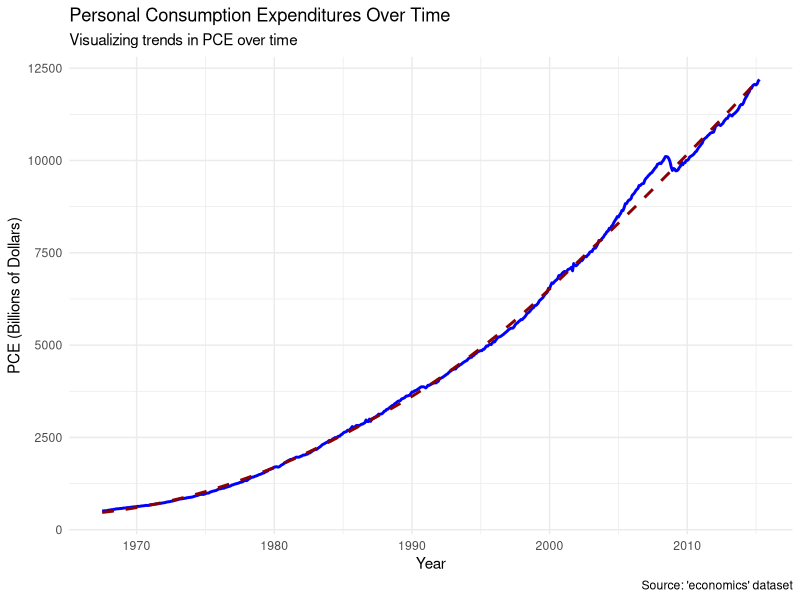
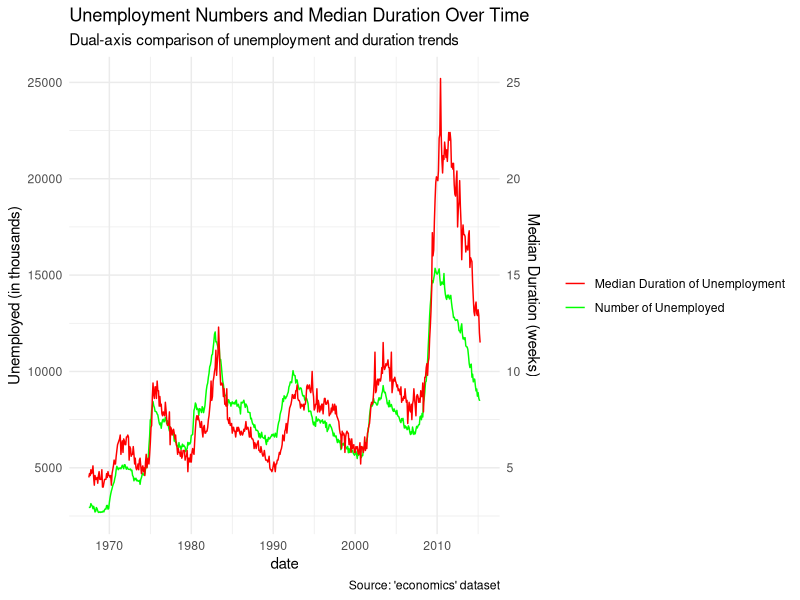
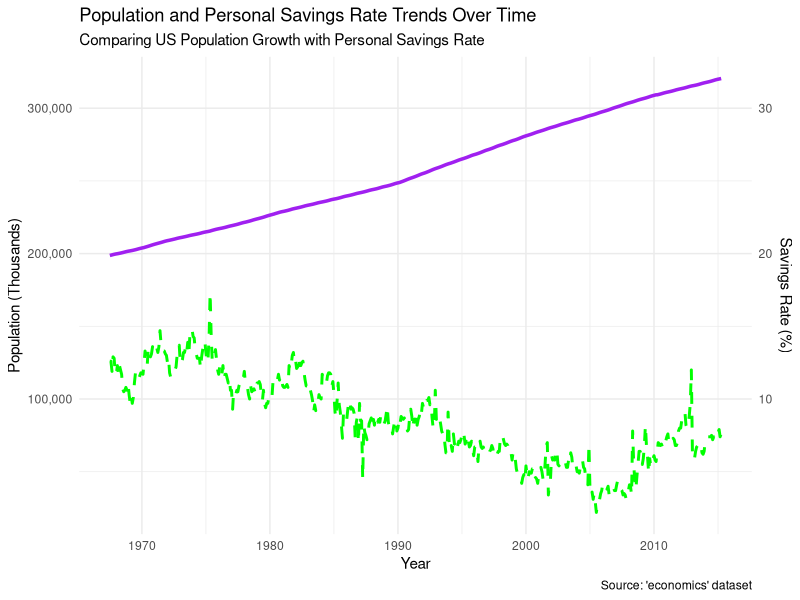
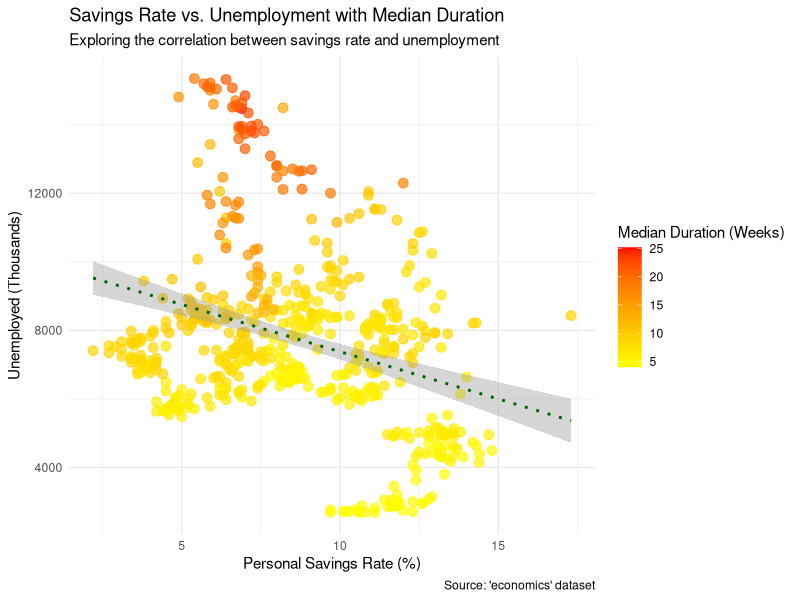
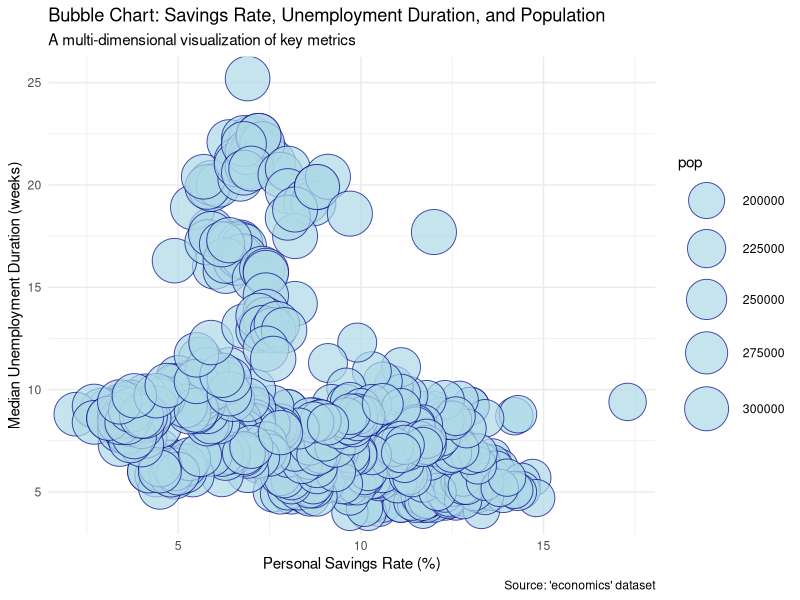
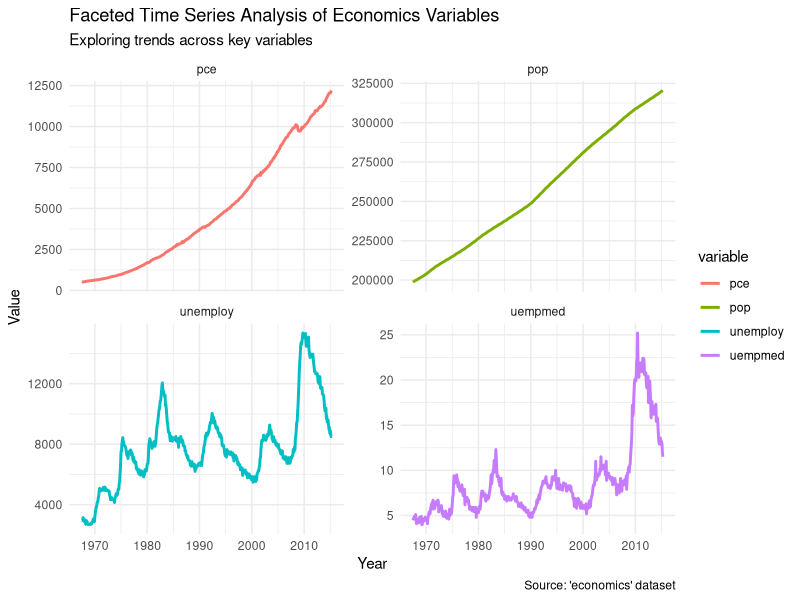
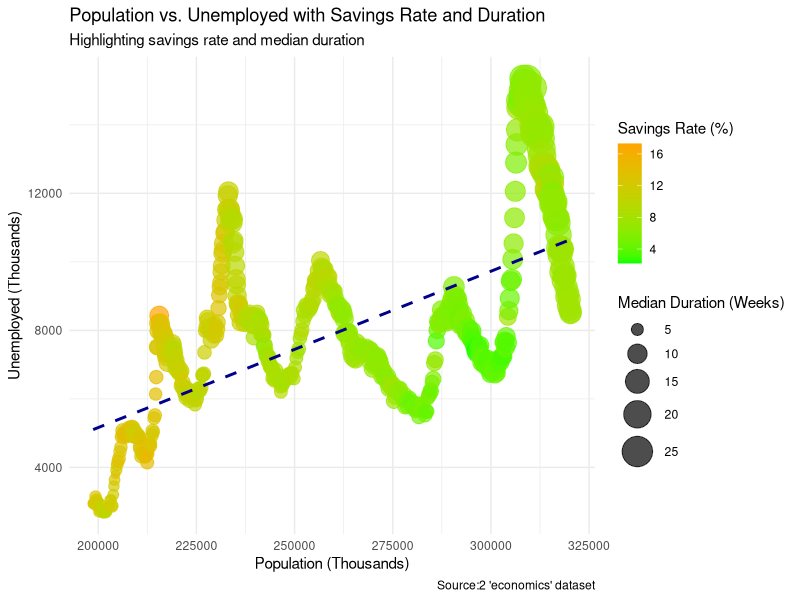

These charts were generated, in order, by the following R code:
library(ggplot2)
data("economics")
?economics
library(ggplot2)
library(reshape2)

ggplot(economics, aes(x = date, y = pce)) +
  geom_line(color = "blue", size = 1) +
  geom_smooth(method = "loess", color = "darkred", linetype = "dashed", se = FALSE) +
  ggtitle("Personal Consumption Expenditures Over Time") +
  labs(
    subtitle = "Visualizing trends in PCE over time",
    x = "Year",
    y = "PCE (Billions of Dollars)",
    caption = "Source: 'economics' dataset"
  ) +
  theme_minimal()

ggplot(economics, aes(x = date)) +
  geom_line(aes(y = unemploy, color = "Number of Unemployed")) +
  geom_line(aes(y = uempmed * 1000, color = "Median Duration of Unemployment")) +
  scale_y_continuous(
    name = "Unemployed (in thousands)",
    sec.axis = sec_axis(~ . / 1000, name = "Median Duration (weeks)")
  ) +
  scale_color_manual(values = c("red", "green")) +
  ggtitle("Unemployment Numbers and Median Duration Over Time") +
  labs(
    subtitle = "Dual-axis comparison of unemployment and duration trends",
    caption = "Source: 'economics' dataset"
  ) +
  theme_minimal() +
  theme(legend.title = element_blank())

ggplot(economics) +
  geom_line(aes(x = date, y = pop), color = "purple", size = 1.2) +
  geom_line(aes(x = date, y = psavert * 10000), color = "green", size = 1, linetype = "dashed") +
  ggtitle("Population and Personal Savings Rate Trends Over Time") +
  labs(
    subtitle = "Comparing US Population Growth with Personal Savings Rate",
    x = "Year",
    y = "Population (Thousands)",
    caption = "Source: 'economics' dataset"
  ) +
  scale_y_continuous(
    labels = scales::comma_format(),
    sec.axis = sec_axis(~ . / 10000, name = "Savings Rate (%)")
  ) +
  theme_minimal()

ggplot(economics, aes(x = psavert, y = unemploy)) +
  geom_point(aes(color = uempmed), alpha = 0.7, size = 3) +
  geom_smooth(method = "lm", color = "darkgreen", linetype = "dotted", se = TRUE) +
  ggtitle("Savings Rate vs. Unemployment with Median Duration") +
  labs(
    subtitle = "Exploring the correlation between savings rate and unemployment",
    x = "Personal Savings Rate (%)",
    y = "Unemployed (Thousands)",
    caption = "Source: 'economics' dataset"
  ) +
  scale_color_gradient(low = "yellow", high = "red", name = "Median Duration (Weeks)") +
  theme_minimal()

ggplot(economics, aes(x = psavert, y = uempmed, size = pop, label = format(date, "%Y"))) +
  geom_point(alpha = 0.7, fill = "lightblue", color = "darkblue", shape = 21) +
  scale_size_area(max_size = 15) +
  ggtitle("Bubble Chart: Savings Rate, Unemployment Duration, and Population") +
  labs(
    subtitle = "A multi-dimensional visualization of key metrics",
    x = "Personal Savings Rate (%)",
    y = "Median Unemployment Duration (weeks)",
    caption = "Source: 'economics' dataset"
  ) +
  theme_minimal()

economics_long <- melt(economics, id.vars = "date", 
                       measure.vars = c("pce", "pop", "unemploy", "uempmed"))
ggplot(economics_long, aes(x = date, y = value, color = variable)) +
  geom_line(size = 1) +
  facet_wrap(~variable, scales = "free_y", ncol = 2) +
  labs(
    title = "Faceted Time Series Analysis of Economics Variables",
    subtitle = "Exploring trends across key variables",
    x = "Year",
    y = "Value",
    caption = "Source: 'economics' dataset"
  ) +
  theme_minimal()

ggplot(economics, aes(x = pop, y = unemploy)) +
  geom_point(aes(color = psavert, size = uempmed), alpha = 0.7) +
  geom_smooth(method = "lm", color = "darkblue", se = FALSE, linetype = "dashed") +
  scale_color_gradient(low = "green", high = "orange", name = "Savings Rate (%)") +
  scale_size_continuous(name = "Median Duration (Weeks)", range = c(2, 10)) +
  ggtitle("Population vs. Unemployed with Savings Rate and Duration") +
  labs(
    subtitle = "Highlighting savings rate and median duration",
    x = "Population (Thousands)",
    y = "Unemployed (Thousands)",
    caption = "Source:2 'economics' dataset"
  ) +
  theme_minimal()

